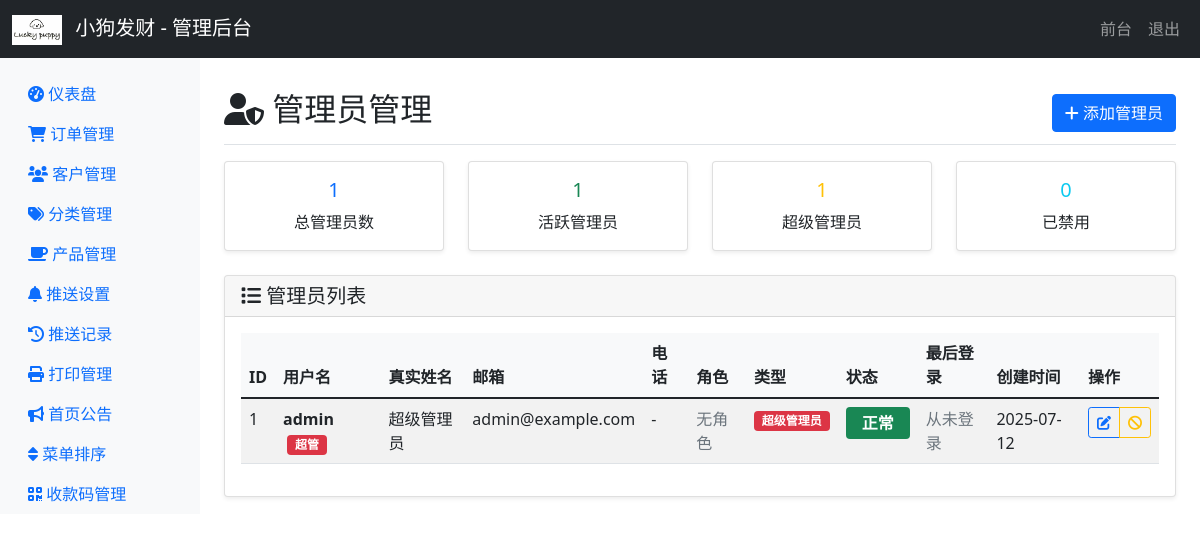
Page /admin/admin_users (signed in) on the committed database.
### app/models.py (models this page shows, shortened)
class MenuConfig(db.Model):
    id = db.Column(db.Integer, primary_key=True)
    menu_key = db.Column(db.String(50), unique=True, nullable=False)  # 菜单唯一标识
    menu_name = db.Column(db.String(100), nullable=False)  # 菜单显示名称
    menu_icon = db.Column(db.String(50), nullable=False)  # 菜单图标
    menu_url = db.Column(db.String(200), nullable=True)  # 菜单链接
    parent_key = db.Column(db.String(50), nullable=True)  # 父菜单标识
    sort_order = db.Column(db.Integer, default=0)  # 排序顺序
    is_active = db.Column(db.Boolean, default=True)  # 是否启用
    is_visible = db.Column(db.Boolean, default=True)  # 是否显示
    created_at = db.Column(db.DateTime, default=datetime.utcnow)
    updated_at = db.Column(db.DateTime, default=datetime.utcnow, onupdate=datetime.utcnow)

class AdminUser(db.Model):
    id = db.Column(db.Integer, primary_key=True)
    username = db.Column(db.String(80), unique=True, nullable=False)
    email = db.Column(db.String(120), unique=True, nullable=False)
    password_hash = db.Column(db.String(255), nullable=False)
    real_name = db.Column(db.String(100), nullable=True)  # 真实姓名
    phone = db.Column(db.String(20), nullable=True)
    is_active = db.Column(db.Boolean, default=True)
    is_super_admin = db.Column(db.Boolean, default=False)  # 超级管理员
    last_login = db.Column(db.DateTime, nullable=True)
    created_at = db.Column(db.DateTime, default=datetime.utcnow)
    updated_at = db.Column(db.DateTime, default=datetime.utcnow, onupdate=datetime.utcnow)
    roles = db.relationship('AdminRole', secondary='admin_user_roles', back_populates='users')

### app/admin/routes.py (the view)
@bp.route('/admin_users')
@admin_required
def admin_users():
    page = request.args.get('page', 1, type=int)
    users = AdminUser.query.order_by(AdminUser.created_at.desc()).paginate(
        page=page, per_page=20, error_out=False
    )
    return render_template('admin/admin_users.html', users=users)

### app/__init__.py (called while the page is built)
def create_app():
    app = Flask(__name__, template_folder='../templates', static_folder='../static')
    app.config.from_object(Config)
    from app.models import db
    db.init_app(app)
    from app.main import bp as main_bp
    app.register_blueprint(main_bp)
    from app.admin import bp as admin_bp
    app.register_blueprint(admin_bp, url_prefix='/admin')
    from app.admin.print_routes import bp as print_bp
    app.register_blueprint(print_bp)
    @app.template_global()
    def get_admin_menu_items():
        from app.models import MenuConfig
        try:
            menus = MenuConfig.query.filter_by(is_active=True, is_visible=True).order_by(MenuConfig.sort_order).all()
            return menus
        except:
            return []
    return app

### app/admin/routes.py (called while the page is built)
def admin_required(f):
    @wraps(f)
    def decorated_function(*args, **kwargs):
        if not session.get('is_admin'):
            flash('请先登录管理员账户', 'error')
            return redirect(url_for('admin.login'))
        return f(*args, **kwargs)
    return decorated_function

### templates/admin/admin_users.html (shortened to what this page needs)
{% extends "admin/base.html" %}
{% block content %}
<div class="d-flex justify-content-between flex-wrap flex-md-nowrap align-items-center pt-3 pb-2 mb-3 border-bottom">
    <h1 class="h2">
        <i class="fas fa-user-shield"></i> 管理员管理
    </h1>
    <div class="btn-toolbar mb-2 mb-md-0">
        <a href="{{ url_for('admin.create_admin_user') }}" class="btn btn-primary">
            <i class="fas fa-plus"></i> 添加管理员
        </a>
    </div>
</div>
<div class="row mb-4">
    <div class="col-md-3">
        <div class="card text-center">
            <div class="card-body">
                <h5 class="card-title text-primary">{{ users.total }}</h5>
                <p class="card-text">总管理员数</p>
            </div>
        </div>
    </div>
    <div class="col-md-3">
        <div class="card text-center">
            <div class="card-body">
                <h5 class="card-title text-success">{{ users.items|selectattr('is_active')|list|length }}</h5>
                <p class="card-text">活跃管理员</p>
            </div>
        </div>
    </div>
    <div class="col-md-3">
        <div class="card text-center">
            <div class="card-body">
                <h5 class="card-title text-warning">{{ users.items|selectattr('is_super_admin')|list|length }}</h5>
                <p class="card-text">超级管理员</p>
            </div>
        </div>
    </div>
    <div class="col-md-3">
        <div class="card text-center">
            <div class="card-body">
                <h5 class="card-title text-info">{{ users.items|rejectattr('is_active')|list|length }}</h5>
                <p class="card-text">已禁用</p>
            </div>
        </div>
    </div>
</div>
<div class="card">
    <div class="card-header">
        <h5 class="mb-0">
            <i class="fas fa-list"></i> 管理员列表
        </h5>
    </div>
    <div class="card-body">
        {% if users.items %}
        <div class="table-responsive">
            <table class="table table-striped table-hover">
                <thead>
                    <tr>
                        <th>ID</th>
                        <th>用户名</th>
                        <th>真实姓名</th>
                        <th>邮箱</th>
                        <th>电话</th>
                        <th>角色</th>
                        <th>类型</th>
                        <th>状态</th>
                        <th>最后登录</th>
                        <th>创建时间</th>
                        <th>操作</th>
                    </tr>
                </thead>
                <tbody>
                    {% for user in users.items %}
                    <tr>
                        <td>{{ user.id }}</td>
                        <td>
                            <strong>{{ user.username }}</strong>
                            {% if user.is_super_admin %}
                            <span class="badge bg-danger ms-1">超管</span>
                            {% endif %}
                        </td>
                        <td>{{ user.real_name or '-' }}</td>
                        <td>{{ user.email }}</td>
                        <td>{{ user.phone or '-' }}</td>
                        <td>
                            {% if user.roles %}
                                {% for role in user.roles %}
                                <span class="badge bg-info me-1">{{ role.role_name }}</span>
                                {% endfor %}
                            {% else %}
                                <span class="text-muted">无角色</span>
                            {% endif %}
                        </td>
                        <td>
                            {% if user.is_super_admin %}
                                <span class="badge bg-danger">超级管理员</span>
                            {% else %}
                                <span class="badge bg-primary">普通管理员</span>
                            {% endif %}
                        </td>
                        <td>
                            {% if user.is_active %}
                                <span class="badge bg-success fs-6 px-3 py-2">正常</span>
                            {% else %}
                                <span class="badge bg-secondary fs-6 px-3 py-2">禁用</span>
                            {% endif %}
                        </td>
                        <td>
                            {% if user.last_login %}
                                {{ user.last_login.strftime('%Y-%m-%d %H:%M') }}
                            {% else %}
                                <span class="text-muted">从未登录</span>
                            {% endif %}
                        </td>
                        <td>{{ user.created_at.strftime('%Y-%m-%d') }}</td>
                        <td>
                            <div class="btn-group btn-group-sm">
                                <a href="{{ url_for('admin.edit_admin_user', user_id=user.id) }}"
                                   class="btn btn-outline-primary" title="编辑">
                                    <i class="fas fa-edit"></i>
                                </a>
                                <a href="{{ url_for('admin.toggle_admin_user', user_id=user.id) }}"
                                   class="btn btn-outline-{% if user.is_active %}warning{% else %}success{% endif %}"
                                   title="{% if user.is_active %}禁用{% else %}启用{% endif %}"
                                   onclick="return confirm('确定要{% if user.is_active %}禁用{% else %}启用{% endif %}此管理员吗？')">
                                    <i class="fas fa-{% if user.is_active %}ban{% else %}check{% endif %}"></i>
                                </a>
                            </div>
                        </td>
                    </tr>
                    {% endfor %}
                </tbody>
            </table>
        </div>
        {% endif %}
    </div>
</div>
{% endblock %}

### templates/admin/base.html (shortened to what this page needs)
<!DOCTYPE html>
<html lang="zh-CN">
<head>
    <link href="https://cdn.jsdelivr.net/npm/bootstrap@5.1.3/dist/css/bootstrap.min.css" rel="stylesheet">
    <link href="https://cdnjs.cloudflare.com/ajax/libs/font-awesome/6.0.0/css/all.min.css" rel="stylesheet">
</head>
<body>
    <nav class="navbar navbar-expand-lg navbar-dark bg-dark">
        <div class="container-fluid">
            <a class="navbar-brand" href="{{ url_for('admin.dashboard') }}">
                <img src="{{ url_for('static', filename='logo/logo.png') }}" alt="小狗发财" height="30" class="me-2">
                小狗发财 - 管理后台
            </a>
            <div class="navbar-nav ms-auto">
                <a class="nav-link" href="{{ url_for('main.index') }}">前台</a>
                <a class="nav-link" href="{{ url_for('admin.logout') }}">退出</a>
            </div>
        </div>
    </nav>
    <div class="container-fluid">
        <div class="row">
            <nav class="col-md-2 d-md-block bg-light sidebar">
                <div class="position-sticky pt-3">
                    <ul class="nav flex-column">
                        {% set menu_items = get_admin_menu_items() %}
                        {% for menu in menu_items %}
                        <li class="nav-item">
                            <a class="nav-link" href="{{ url_for(menu.menu_url) if menu.menu_url else '#' }}">
                                <i class="{{ menu.menu_icon }}"></i> {{ menu.menu_name }}
                            </a>
                        </li>
                        {% endfor %}
                    </ul>
                </div>
            </nav>
            <main class="col-md-10 ms-sm-auto px-md-4">
                <div class="pt-3">
                    {% block content %}{% endblock %}
                </div>
            </main>
        </div>
    </div>
</body>
</html>

### templates/admin/admin_users.html (style rules this page uses)
.card { box-shadow: 0 0.125rem 0.25rem rgba(0, 0, 0, 0.075); border: 1px solid rgba(0, 0, 0, 0.125); }
.table th { background-color: #f8f9fa; border-top: none; font-weight: 600; }
.btn-group-sm .btn { padding: 0.25rem 0.5rem; font-size: 0.875rem; }
.badge { font-size: 0.75em; }

### rows in the picture
MenuConfig: menu_name "仪表盘"
MenuConfig: menu_name "订单管理"
MenuConfig: menu_name "客户管理"
MenuConfig: menu_name "分类管理"
MenuConfig: menu_name "产品管理"
MenuConfig: menu_name "推送设置"
MenuConfig: menu_name "推送记录"
MenuConfig: menu_name "打印管理"
MenuConfig: menu_name "首页公告"
MenuConfig: menu_name "菜单排序"
MenuConfig: menu_name "收款码管理"
AdminUser: id "1", username "admin", is_super_admin "超管", real_name "超级管理员", email "admin@example.com", phone "-", is_active "正常", shows "从未登录", created_at "2025-07-12"

### other values in the picture
{{ users.total }} "1"
{{ users.items|selectattr('is_active')|list|length }} "1"
{{ users.items|selectattr('is_super_admin')|list|length }} "1"
{{ users.items|rejectattr('is_active')|list|length }} "0"
